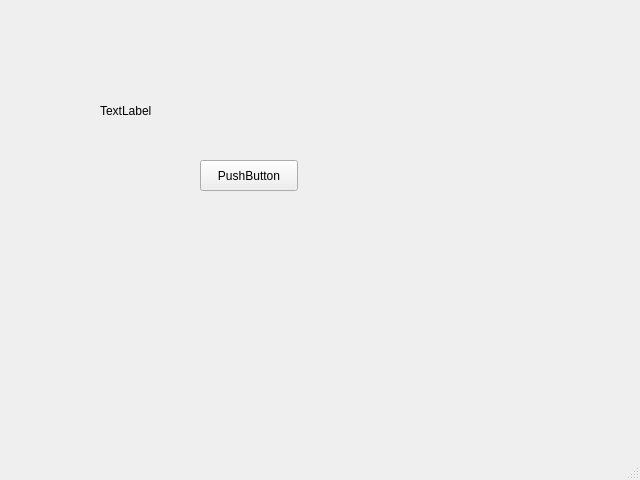
<?xml version="1.0" encoding="UTF-8"?>
<ui version="4.0">
 <class>CMainWindow</class>
 <widget class="QMainWindow" name="CMainWindow">
  <property name="geometry">
   <rect>
    <x>0</x>
    <y>0</y>
    <width>640</width>
    <height>480</height>
   </rect>
  </property>
  <property name="windowTitle">
   <string>MainWindow</string>
  </property>
  <widget class="QWidget" name="centralwidget">
   <widget class="QLabel" name="label">
    <property name="geometry">
     <rect>
      <x>100</x>
      <y>100</y>
      <width>66</width>
      <height>21</height>
     </rect>
    </property>
    <property name="whatsThis">
     <string>This is a test</string>
    </property>
    <property name="text">
     <string>TextLabel</string>
    </property>
   </widget>
   <widget class="QPushButton" name="pushButton">
    <property name="geometry">
     <rect>
      <x>200</x>
      <y>160</y>
      <width>98</width>
      <height>31</height>
     </rect>
    </property>
    <property name="whatsThis">
     <string>&lt;html&gt;&lt;head/&gt;&lt;body&gt;&lt;p&gt;testing&lt;/p&gt;&lt;/body&gt;&lt;/html&gt;</string>
    </property>
    <property name="text">
     <string>PushButton</string>
    </property>
   </widget>
  </widget>
  <widget class="QMenuBar" name="menubar">
   <property name="geometry">
    <rect>
     <x>0</x>
     <y>0</y>
     <width>640</width>
     <height>27</height>
    </rect>
   </property>
  </widget>
  <widget class="QStatusBar" name="statusbar"/>
 </widget>
 <resources/>
 <connections/>
</ui>
